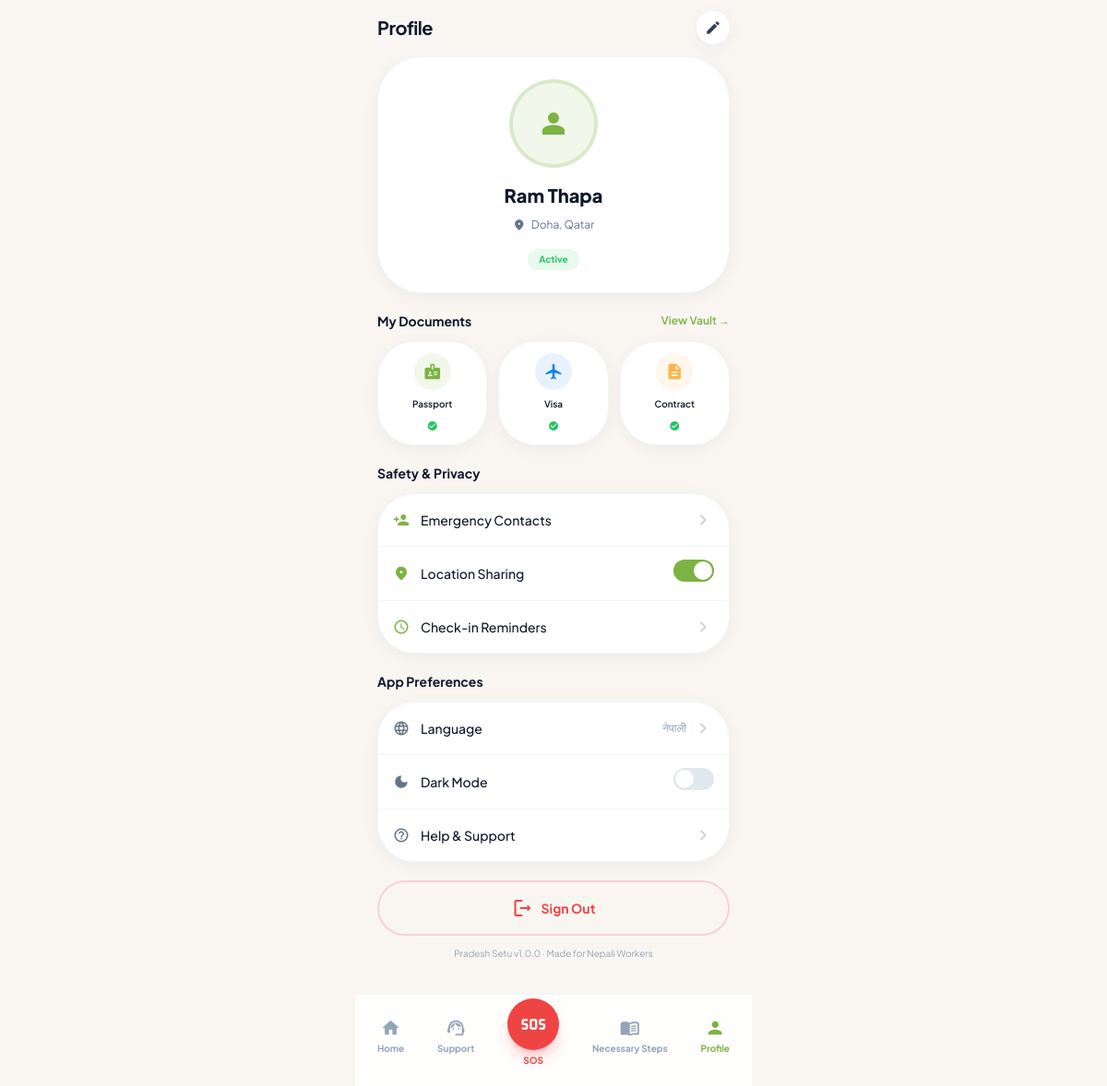
The page /profile/ (signed in) on the database as committed earlier.
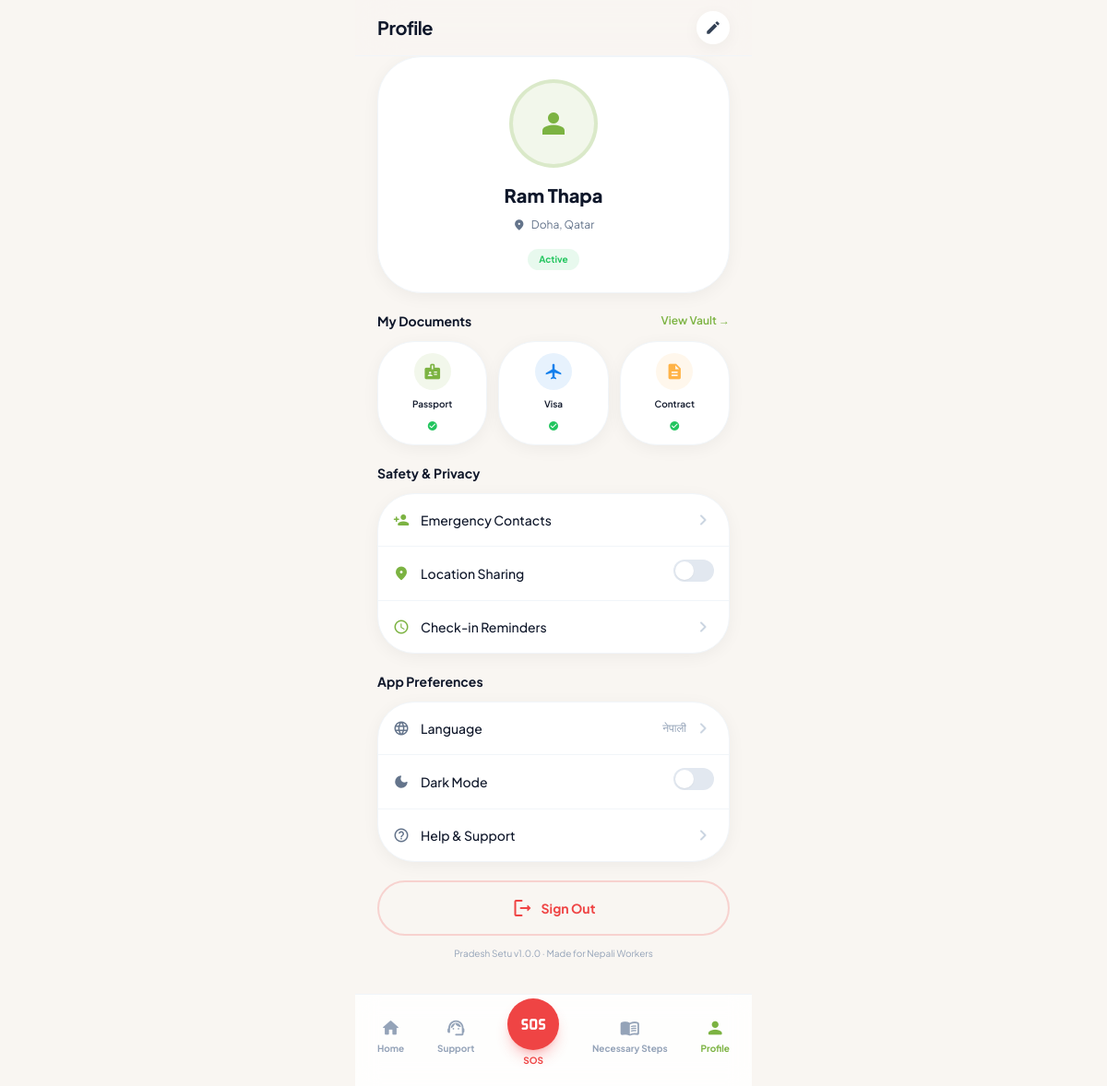
The same page on the database as committed later.
### main/models.py (models this page shows, shortened)
class User(AbstractUser):
    class ProfileType(models.TextChoices):
        WORKER = 'worker', 'Worker'
        FAMILY = 'family', 'Family Member'
    class LanguageChoice(models.TextChoices):
        ENGLISH = 'en', 'English'
        NEPALI = 'ne', 'नेपाली'
    profile_type = models.CharField(
        max_length=10,
        choices=ProfileType.choices,
        default=ProfileType.WORKER,
    )
    phone = models.CharField(max_length=20, blank=True)
    worker_id = models.CharField(max_length=30, unique=True, blank=True, null=True)
    photo = models.ImageField(upload_to='profile_photos/', blank=True, null=True)
    current_city = models.CharField(max_length=100, blank=True)
    current_country = models.CharField(max_length=100, blank=True)
    latitude = models.FloatField(blank=True, null=True)
    longitude = models.FloatField(blank=True, null=True)
    is_verified = models.BooleanField(default=False)
    is_active_worker = models.BooleanField(default=True)
    language_preference = models.CharField(
        max_length=5,
        choices=LanguageChoice.choices,
        default=LanguageChoice.ENGLISH,
    )
    dark_mode = models.BooleanField(default=False)
    location_sharing = models.BooleanField(default=True)
    checkin_reminders = models.BooleanField(default=True)
    monitored_worker = models.ForeignKey(
        'self',
        on_delete=models.SET_NULL,
        null=True,
        blank=True,
        related_name='family_members',
        limit_choices_to={'profile_type': 'worker'},
        help_text='The worker this family member is monitoring.',
    )

### main/views.py (the view, shortened to what this page needs)
# urls.py: path('profile/', views.worker_profile_settings, name='worker_profile_settings'),
@login_required(login_url='main:login')
def worker_profile_settings(request):
    user = request.user
    passport = user.documents.filter(doc_type='passport').first()
    visa = user.documents.filter(doc_type='work_visa').first()
    contract = user.documents.filter(doc_type='employment_contract').first()
    context = {
        'user': user,
        'passport': passport,
        'visa': visa,
        'contract': contract,
        'unread_count': _unread_count(user),
        'emergency_contacts': user.emergency_contacts.all(),
        'country_contacts': {
            'police': '999',
            'fire': '997',
            'ambulance': '998',
            'embassy': None,
        },
    }
    if user.current_country:
        embassy = Embassy.objects.filter(country__icontains=user.current_country).first()
        if embassy:
            context['country_contacts']['embassy'] = embassy.emergency_hotline or embassy.phone
        fallback = {
            'nepal': {'police': '100', 'fire': '101', 'ambulance': '102'},
            'qatar': {'police': '999', 'fire': '999', 'ambulance': '999'},
            'india': {'police': '100', 'fire': '101', 'ambulance': '102'},
            'uae': {'police': '999', 'fire': '998', 'ambulance': '998'},
        }
        key = user.current_country.strip().lower()
        for country_key, numbers in fallback.items():
            if country_key in key:
                context['country_contacts'].update(numbers)
                break
    return render(request, 'main/worker_profile_settings.html', context)

### main/views.py (called while the page is built)
def _unread_count(user):
    if user.is_authenticated:
        return user.notifications.filter(is_read=False).count()
    return 0

### templates/main/worker_profile_settings.html (shortened to what the changed rows need)
{% extends 'base.html' %}
{% block header %}
<header class="sticky top-0 z-20 bg-background-light/80 dark:bg-background-dark/80 backdrop-blur-xl border-b border-slate-100 dark:border-slate-800 px-6 py-3 flex items-center justify-between">
    <h1 class="text-xl font-bold tracking-tight">Profile</h1>
</header>
{% endblock %}
{% block content %}
<div class="bg-white dark:bg-zinc-900 p-6 rounded-3xl ios-shadow border border-slate-100 dark:border-zinc-800 flex flex-col items-center text-center">
    <h2 class="mt-4 text-xl font-extrabold">{{ user.get_full_name|default:user.username }}</h2>
</div>
<section class="mt-5">
    <div class="bg-white dark:bg-zinc-900 rounded-2xl ios-shadow border border-slate-100 dark:border-zinc-800 divide-y divide-slate-100 dark:divide-zinc-800">
        <div class="flex items-center justify-between px-4 py-3.5">
            <form method="post" class="inline">
                <button type="submit" class="w-11 h-6 {{ user.location_sharing|yesno:'bg-primary,bg-slate-200' }} rounded-full relative cursor-pointer">
                    <div class="w-5 h-5 bg-white rounded-full absolute {{ user.location_sharing|yesno:'right-0.5,left-0.5' }} top-0.5 shadow-sm"></div>
                </button>
            </form>
        </div>
    </div>
</section>
{% endblock %}

Rows that differ between the two databases and show on the page:
changed User "Ram Thapa": location_sharing True → False (drawn)
